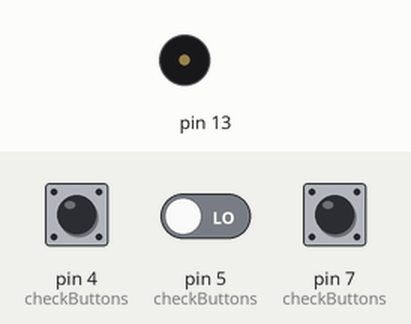
Simulated run of this sketch. Board: Arduino Uno, built with avr-gcc and run on an emulated ATmega328P. On the bench: buzzer (waves = sounding). Inputs (shaded band) come from the test bench; at power-on: pin 4 (checkButtons) LOW, pin 5 (checkButtons) LOW, pin 7 (checkButtons) HIGH. Random numbers use the default seed unless the sketch sets one.

Above: at 1.2 s.
1.3 s: pin 4 (checkButtons) pulled HIGH for 1 s
At 1.8 s:
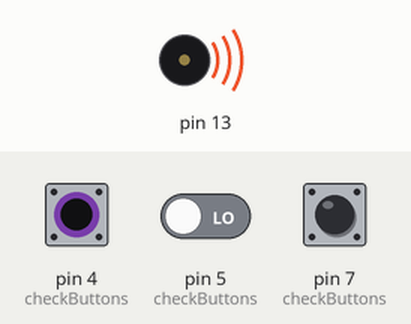
4.1 s: pin 4 (checkButtons) pulled HIGH for 3.2 s
At 8.0 s:
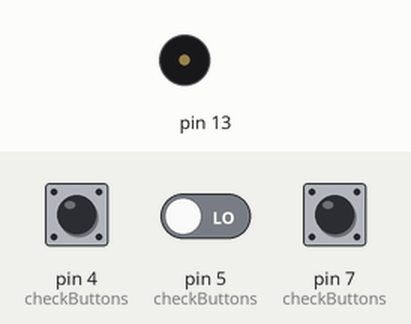
Timing chart, 0 to 9.5 s (numbered marks = the images above; inputs shaded):
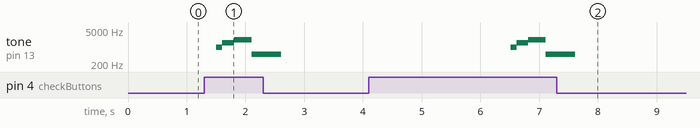

The sketch:

OttoH_gamesnake_V9.ino
```cpp
#include <Otto9.h>
Otto9 Otto;  //This is Otto!
// TEST VERSION
#include <EEPROM.h>

// direction
const int TOPA    = 0;
const int RIGHTA  = 1;
const int BOTTOMA = 2;
const int LEFTA   = 3;
// Snake length
const int MAX_SNAKE_LENGTH = 16;

// Variables
//Adafruit_8x8matrix matrix = Adafruit_8x8matrix();  // Display
int direction = RIGHTA;                               // direction of movement
int snakeX[MAX_SNAKE_LENGTH];                      // X-coordinates of snake
int snakeY[MAX_SNAKE_LENGTH];                      // Y-coordinates of snake
int snakeLength = 3;
int score = 3;//
unsigned long prevTime = 0;                        // for gamedelay (ms)
unsigned long delayTime = 500;                     // Game step in ms

int fruitX, fruitY;
unsigned long fruitPrevTime = 0;
unsigned long fruitBlinkTime = 100;
unsigned long bonusTime = 0;
unsigned long bonusPrevTime = 0;
int fruitLed = true;
int bonusLed = true;
int bonusX, bonusY;
// LED MATRIX PINs //////////////////////////////////////////////////////////////////////////
#define DIN_PIN    A3   //DIN pin (A3)
#define CS_PIN     A2   //CS pin (A2)
#define CLK_PIN    A1   //CLK pin (A1)
#define LED_DIRECTION  1// LED MATRIX CONNECTOR position (orientation) 1 = top 2 = bottom 3 = left 4 = right  DEFAULT = 1

void setup(){
Otto.initMATRIX( DIN_PIN, CS_PIN, CLK_PIN, LED_DIRECTION);   // set up Matrix display pins = DIN pin,CS pin, CLK pin, MATRIX orientation
Otto.matrixIntensity(1);// set up Matrix display intensity
  Serial.begin(9600);

  randomSeed(analogRead(6));
  pinMode(7,INPUT);
  //pinMode(17,INPUT);
  pinMode(1,INPUT);
  pinMode(2,INPUT);
  pinMode(3,INPUT);
  pinMode(4,INPUT);
  pinMode(5,INPUT);
  //buzzer
  pinMode(13,OUTPUT);


  snakeX[0] = 0;
  snakeY[0] = 4;
  for(int i=1; i<MAX_SNAKE_LENGTH; i++){
    snakeX[i] = snakeY[i] = -1;
  }
  makeFruit();

}

void loop(){
    delay(10);
    checkButtons();  // if any button is pressed or not

    unsigned long currentTime = millis();
    if(currentTime - prevTime >= delayTime){
    nextstep();

    prevTime = currentTime;
  }
  draw(); // make snack & food
}

void checkButtons(){
  if(digitalRead(7)==0)
     direction = TOPA;
  else if(digitalRead(4)==0)
     direction = RIGHTA;
  else if(digitalRead(5)==0)
     direction = LEFTA;
  else if(digitalRead(2)==0)
     direction = BOTTOMA;
}

void draw(){
  Otto.clearMouth();
  drawSnake();
  drawFruit();

}
void drawSnake(){
  for(int i=0; i<snakeLength; i++){
    Otto.setLed(snakeX[i], snakeY[i], 1);
  }
}
void drawFruit(){
  if(inPlayField(fruitX, fruitY)){
    unsigned long currenttime = millis();
    if(currenttime - fruitPrevTime >= fruitBlinkTime){
      fruitLed = (fruitLed == true) ? false : true;
      fruitPrevTime = currenttime;
    }
    Otto.setLed(fruitX, fruitY, fruitLed);
  }
}
boolean inPlayField(int x, int y){
  return (x>=0) && (x<8) && (y>=0) && (y<8);
}
void nextstep(){
    for(int i=snakeLength-1; i>0; i--){
    if((direction == RIGHTA)&&(snakeX[0]-snakeLength == 7))
    snakeX[0] = -1;
    else if((direction == LEFTA)&&(snakeX[0]+ snakeLength == 0))
    snakeX[0] = 8;
    else snakeX[i] = snakeX[i-1];
    if((direction == TOPA) && (snakeY[0]+snakeLength == 0))
    snakeY[0]=8;
    else if((direction == BOTTOMA) && (snakeY[0]-snakeLength == 7))
    snakeY[0]=-1;
    else snakeY[i] = snakeY[i-1];
  }
  switch(direction){
    case TOPA:
      snakeY[0] = snakeY[0]-1;
      break;
    case RIGHTA:
      snakeX[0] = snakeX[0]+1;
      break;
    case BOTTOMA:
      snakeY[0] = snakeY[0]+1;
      break;
    case LEFTA:
      snakeX[0]=snakeX[0]-1;
      break;
   }
  if((snakeX[0] == fruitX) && (snakeY[0] == fruitY)){
    snakeLength++;
    score++;
    tone(13,4500,50);
    if(snakeLength < MAX_SNAKE_LENGTH){
      makeFruit();
    }
    else {
      fruitX = fruitY = -1;
    }
    if(score%8==0)
      {
        snakeLength = 3;
        delayTime = delayTime - 100;
     }
  }
  snakeItSelf();
}
void makeFruit(){
  int x, y;
  x = random(0, 8);
  y = random(0, 8);
  while(isPartOfSnake(x, y)){
    x = random(0, 8);
    y = random(0, 8);
  }
  fruitX = x;
  fruitY = y;
}

boolean isPartOfSnake(int x, int y){
  for(int i=0; i<snakeLength-1; i++){
    if((x == snakeX[i]) && (y == snakeY[i])){
      return true;
    }
  }
  return false;
}
void snakeItSelf(){  // check if snack touch itself
    for(int i=1;i<snakeLength;i++){
      if((snakeX[0] == snakeX[i]) && (snakeY[0] == snakeY[i]))
       gameOver();
     }
}
void gameOver(){
  // game over sound
  tone(13,1000,100);
  delay(100);
  tone(13,1500,200);
  delay(200);
  tone(13,2000,300);
  delay(300);
  tone(13, 494,500);
  delay(500);
  Otto.clearMouth();
  for(int r = 0; r < 8; r++){
        for(int c = 0; c < 8; c++){
            Otto.setLed( r, c, HIGH);
            delay(50);
        }delay(50);
    }
  delay(300);
  score = 3;
  snakeLength = 3;
  direction = RIGHT;
  snakeX[0]=3;
  snakeY[0]=4;
  delayTime = 500;
  loop();
}

void drawBonus(){
  if(inPlayField(fruitX, fruitY)){
    unsigned long bonusTime = millis();
    if(bonusTime - bonusPrevTime >= 300){
      bonusLed = (bonusLed == true) ? false : true;
      bonusPrevTime = bonusTime;
    }
    Otto.setLed(bonusX, bonusY, bonusLed);
  }
}
void makeBonus(){
  int x, y;
  x = random(0, 8);
  y = random(0, 8);
  while(isPartOfSnake(x, y)){
    x = random(0, 8);
    y = random(0, 8);
  }
  bonusX = x;
  bonusY = y;
}
```

Measured:
- after the input at 1.3 s, tone on pin 13: plays 1000 Hz for 0.10 s, 1500 Hz for 0.20 s, 2000 Hz for 0.30 s, 494 Hz for 0.50 s, starting after 0.21 s
- after the input at 4.1 s, tone on pin 13: plays 1000 Hz for 0.10 s, 1500 Hz for 0.20 s, 2000 Hz for 0.30 s, 494 Hz for 0.50 s, starting after 2.4 s
